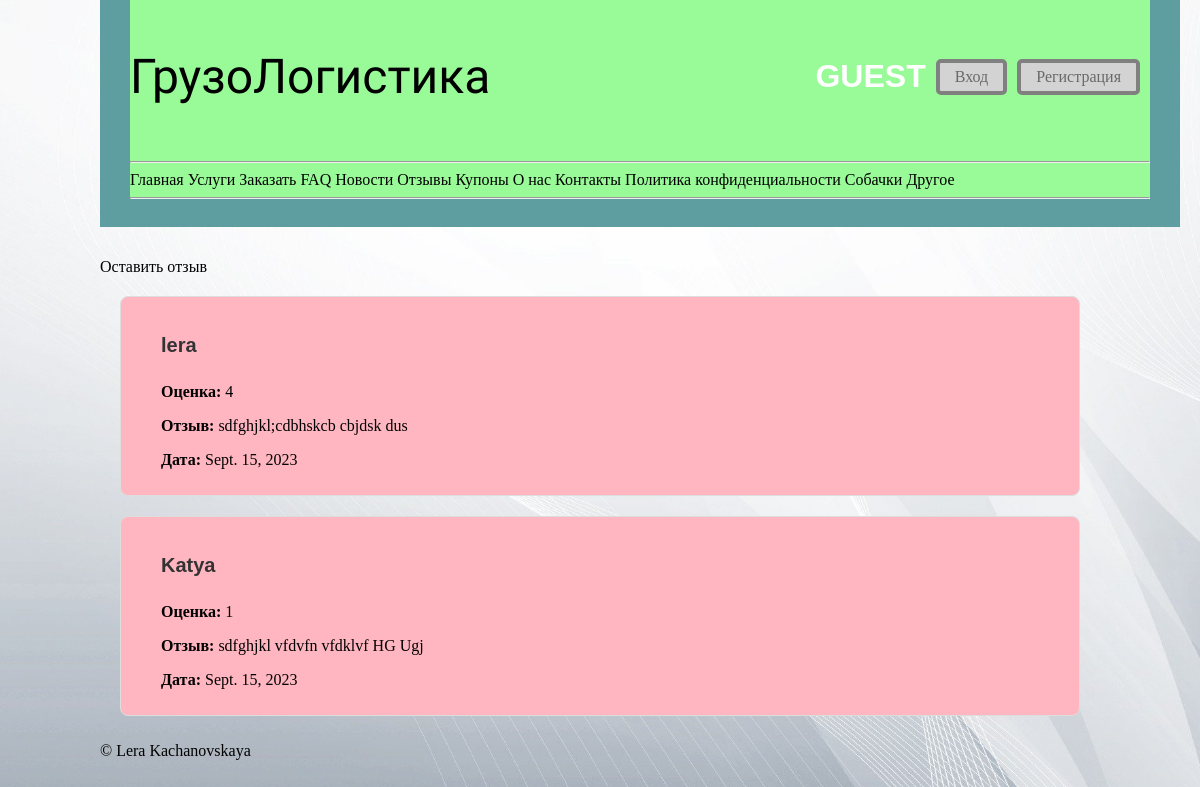
The app's page /reviews/ with its own data.
### polls/models.py (models this page shows, shortened)
class Review(models.Model):
    user = models.ForeignKey(User, on_delete=models.CASCADE, related_name='reviews')
    rating = models.IntegerField(default=0)
    description = models.TextField()
    date = models.DateField('дата добавления', auto_now=True)

### polls/views.py (the view)
# urls.py: path('reviews/', reviews, name='reviews'),
def reviews(request):
    reviews = Review.objects.all()
    return render(request, 'polls/reviews.html', {'title': 'Отзывы','reviews':reviews})

### templates/polls/reviews.html (shortened to what this page needs)
{%extends 'polls/base.html'%}
    {% block content %}
    <main>
        <a href="{% url 'review_form' %}">Оставить отзыв</a>
        {% for i in reviews %}
            <div class="review-container rounded-border">
                <section>
                    <h4 class="review-heading">{{i.user}}</h4>
                    <p><strong>Оценка: </strong>{{i.rating}}</p>
                    <p><strong>Отзыв: </strong>{{i.description}}</p>
                    <p><strong>Дата: </strong>{{i.date}}</p>
                </section>
            </div>
        {% endfor %}
    </main>
    {% endblock %}

### polls/static/polls/styles.css (style rules this page uses)
body { background-image: url("../media/fon.jpg"); background-repeat: repeat; background-size: cover; background-position: center; display: grid; grid-template-rows: auto 1fr auto; min-height: 100vh; margin-right: 100px; margin-left: 100px; }
main { margin-top: 250px; }
.rounded-border { padding-left: 60px; padding-top: 30px; padding-bottom: 30px; margin: 20px; background-color: lightpink; border-radius: 25px; display: flex; align-items: center; }
.rounded-border section { margin-left: 30px; }
a { text-decoration: none; color: black; }
.review-container { border: 1px solid #ddd; border-radius: 8px; padding: 10px; margin-bottom: 10px; }
.review-heading { font-family: 'Helvetica', sans-serif; font-size: 20px; color: #333; }

### records on screen
Review: user "lera", rating "4", description "sdfghjkl;cdbhskcb cbjdsk dus", date "Sept. 15, 2023"
Review: user "Katya", rating "1", description "sdfghjkl vfdvfn vfdklvf HG Ugj", date "Sept. 15, 2023"
